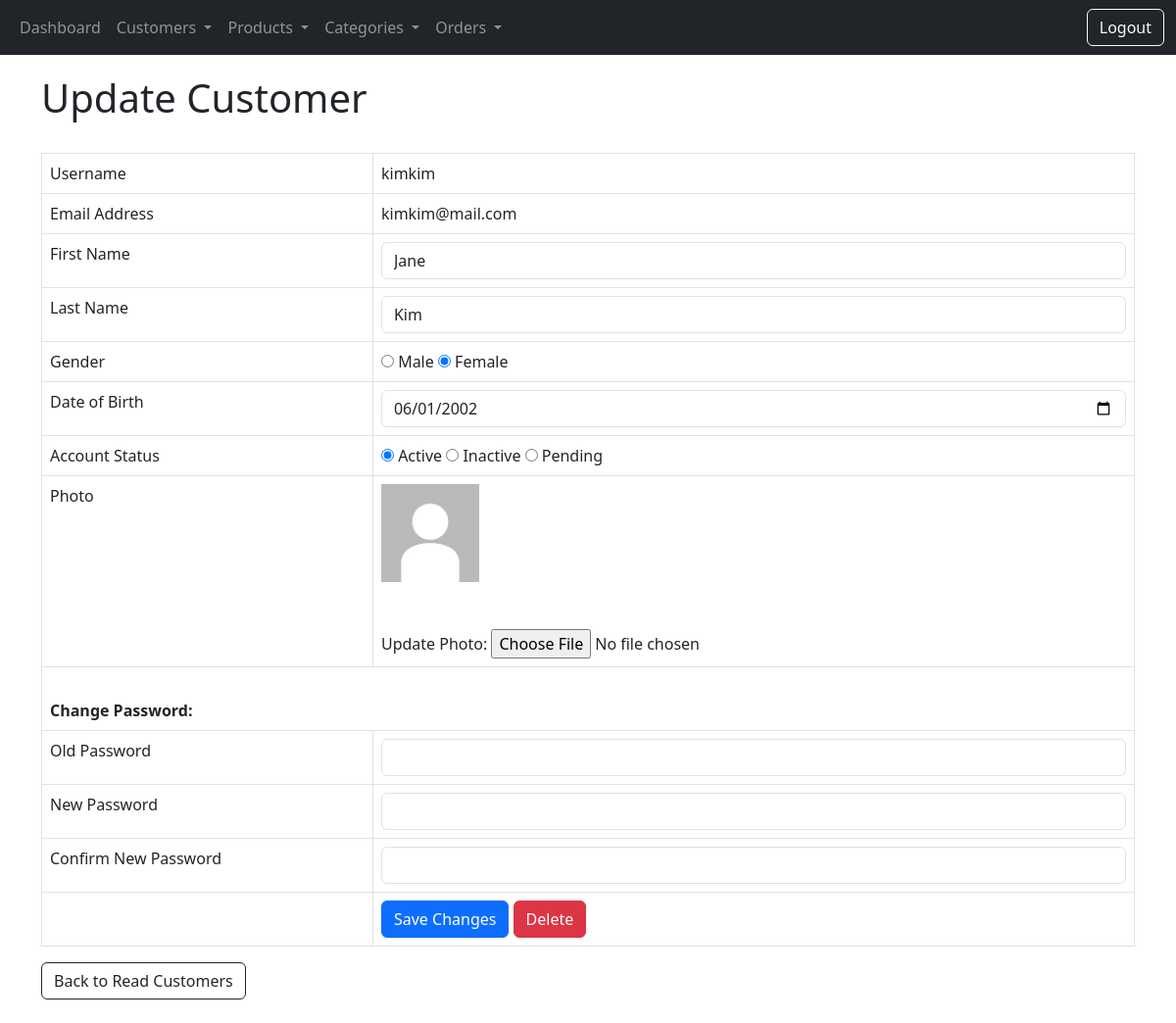
Page /customer_update.php?username=kimkim (signed in) on the committed database.
### tables this page shows
CREATE TABLE IF NOT EXISTS `customers` (
  `username` varchar(30) NOT NULL,
  `email` varchar(30) NOT NULL,
  `password` varchar(255) NOT NULL,
  `first_name` varchar(50) NOT NULL,
  `last_name` varchar(50) NOT NULL,
  `gender` enum('Male','Female') NOT NULL,
  `date_of_birth` date NOT NULL,
  `registration_date_and_time` datetime NOT NULL,
  `account_status` enum('Active','Inactive','Pending') NOT NULL,
  `image` varchar(255) DEFAULT NULL,
  PRIMARY KEY (`username`),
  UNIQUE KEY `email` (`email`)
);

### customer_update.php (the view, shortened to what this page needs)
<!DOCTYPE HTML>
<html>
<head>
    <link rel="stylesheet" href="https://maxcdn.bootstrapcdn.com/bootstrap/4.5.2/css/bootstrap.min.css">
</head>
<body>
    <?php
    include 'navigation.php';
    ?>
    <div class="container">
        <div class="page-header">
            <h1>Update Customer</h1>
            <br>
        </div>
        <?php
        $username_check = isset($_GET['username']) ? $_GET['username'] : die('ERROR: Record username not found.');
        include 'config/database.php';
        try {
            $query = "SELECT * FROM customers WHERE username = ? LIMIT 0,1";
            $stmt = $con->prepare($query);
            $stmt->bindParam(1, $username_check);
            $stmt->execute();
            $row = $stmt->fetch(PDO::FETCH_ASSOC);
            $image_db = $row['image'];
            $username = $row['username'];
            $email = $row['email'];
            $first_name = $row['first_name'];
            $last_name = $row['last_name'];
            $gender = $row['gender'];
            $date_of_birth = $row['date_of_birth'];
            $account_status = $row['account_status'];
        }
        catch (PDOException $exception) {
            die('ERROR: ' . $exception->getMessage());
        }
        ?>
        <form action="<?php echo htmlspecialchars($_SERVER["PHP_SELF"] . "?username={$username_check}"); ?>" method="post" enctype="multipart/form-data">
            <table class='table table-hover table-bordered'>
                <tr>
                    <td>Username</td>
                    <td><?php echo $username; ?>
                    </td>
                </tr>
                <tr>
                    <td>Email Address</td>
                    <td><?php echo $email; ?>
                    </td>
                </tr>
                <tr>
                    <td>First Name</td>
                    <td><input type='text' name='first_name' class='form-control' value="<?php echo isset($first_name_up) ? $first_name_up : $first_name; ?>" />
                    </td>
                </tr>
                <tr>
                    <td>Last Name</td>
                    <td><input type='text' name='last_name' class='form-control' value="<?php echo isset($last_name_up) ? $last_name_up : $last_name; ?>" />
                    </td>
                </tr>
                <tr>
                    <td>Gender</td>
                    <td>
                        <?php $gender_check = isset($gender_up) ? $gender_up : $gender; ?>
                        <input type="radio" name="gender" value="Male" <?php echo ($gender_check && $gender_check == 'Male') ? "checked" : ''; ?>> Male
                        <input type="radio" name="gender" value="Female" <?php echo ($gender_check && $gender_check == 'Female') ? "checked" : ''; ?>> Female
                    </td>
                </tr>
                <tr>
                    <td>Date of Birth</td>
                    <td><input type='date' name='date_of_birth' class='form-control' value="<?php echo isset($date_of_birth_up) ? $date_of_birth_up : $date_of_birth; ?>" />
                    </td>
                </tr>
                <tr>
                    <td>Account Status</td>
                    <td>
                        <?php $account_status_check = isset($account_status_up) ? $account_status_up : $account_status; ?>
                        <input type="radio" name="account_status" value="Active" <?php echo (isset($account_status_check) && $account_status_check == 'Active') ? "checked" : ''; ?>> Active
                        <input type="radio" name="account_status" value="Inactive" <?php echo (isset($account_status_check) && $account_status_check == 'Inactive') ? "checked" : ''; ?>> Inactive
                        <input type="radio" name="account_status" value="Pending" <?php echo (isset($account_status_check) && $account_status_check == 'Pending') ? "checked" : ''; ?>> Pending
                    </td>
                </tr>
                <tr>
                    <td>Photo</td>
                    <td>
                        <?php
                        echo $image_db == '' ? "<img src = 'image/image_customer.jpg' width = '100' height = '100'>" : "<img src = '$image_db' width = '100' height = '100'>";
                        echo '<br>';
                        ?>
                        <br><br>
                        Update Photo: <input type="file" name="image" />
                    </td>
                </tr>
                <tr>
                    <td colspan="2"><b> <br>Change Password: </b></td>
                </tr>
                <tr>
                    <td>Old Password</td>
                    <td><input type='password' name='password_old' class='form-control' value="<?php echo isset($password_old_up) ? $password_old_up : ''; ?>" />
                    </td>
                </tr>
                <tr>
                    <td>New Password</td>
                    <td><input type='password' name='password_new' class='form-control' value="<?php echo isset($password_new_up) ? $password_new_up : ''; ?>" />
                    </td>
                </tr>
                <tr>
                    <td>Confirm New Password</td>
                    <td><input type='password' name='password_new_confirm' class='form-control' value="<?php echo isset($password_new_confirm_up) ? $password_new_confirm_up : ''; ?>" />
                    </td>
                </tr>
                <tr>
                    <td></td>
                    <td>
                        <input type='submit' value='Save Changes' class='btn btn-primary' />
                        <?php
                        echo "<a href='#' onclick=\"delete_user('{$username}');\" class='btn btn-danger'>Delete</a>";
                        ?>
                    </td>
                </tr>
            </table>
            <a href='customer_read.php' class='btn btn-outline-dark'>Back to Read Customers</a>
            <br><br>
        </form>
    </div>
</body>
</html>

### rows in the picture
customers: username "kimkim", email "kimkim@mail.com", first_name "Jane", last_name "Kim", gender "☑", date_of_birth "06/01/2002", account_status "☑"
